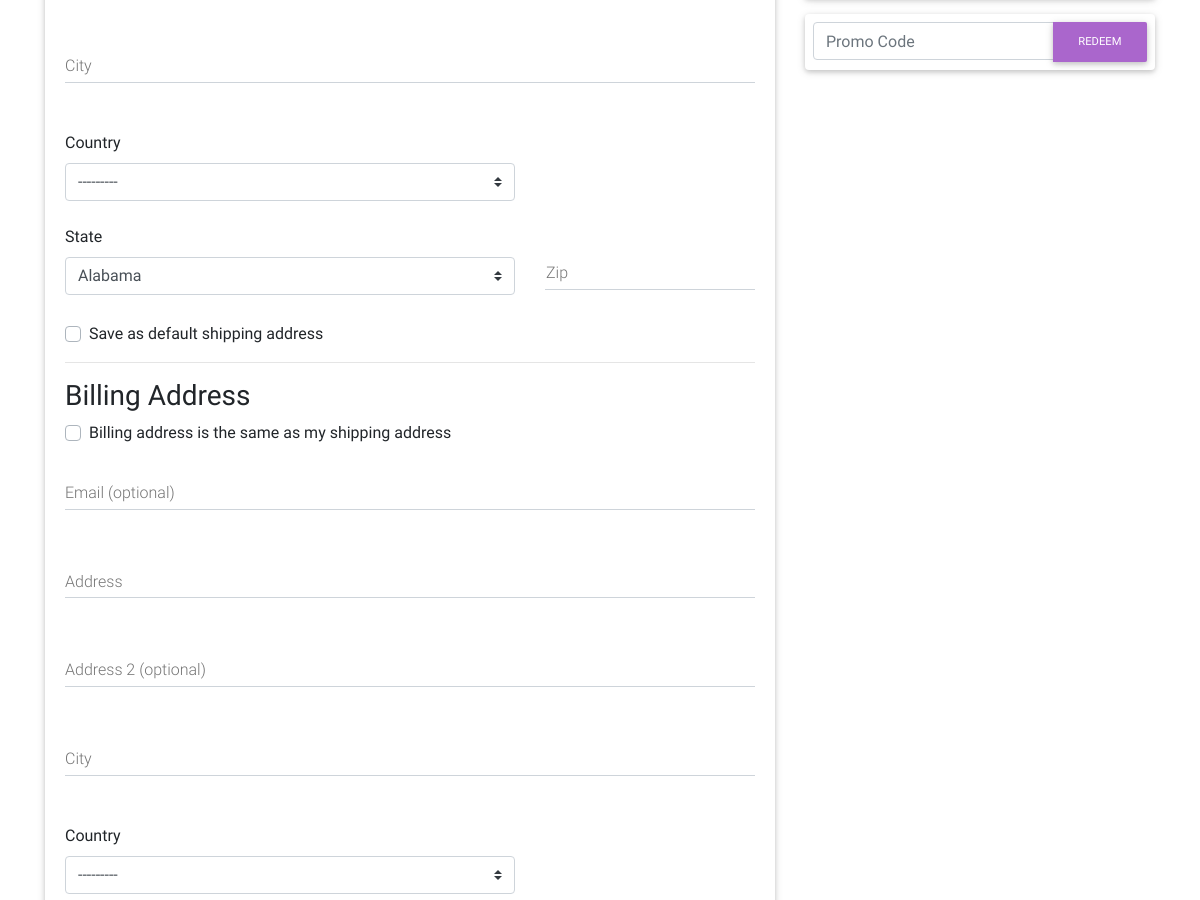
Before: /checkout/ (signed in, middle part) with the older database file.
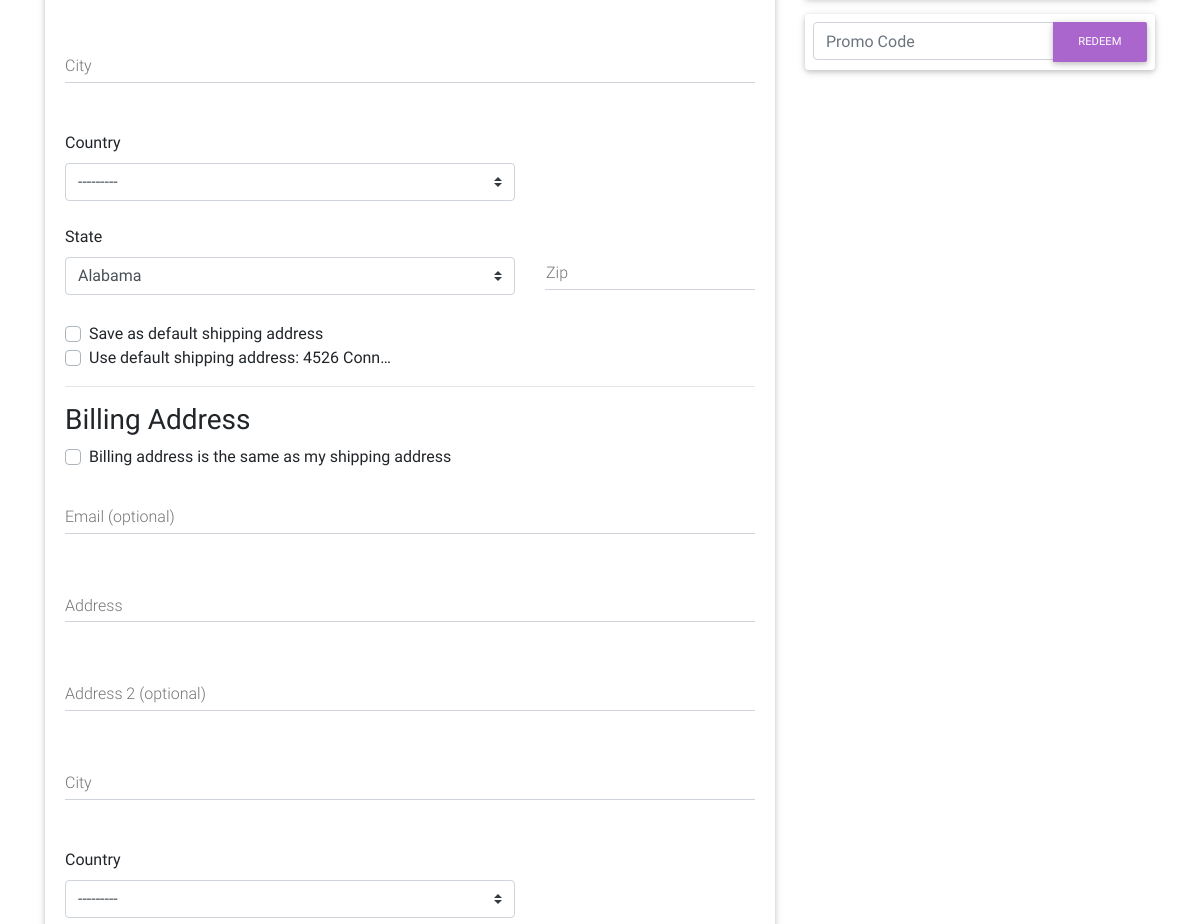
After: the same page with the newer database file.
### core/models.py (models this page shows, shortened)
class Address(models.Model):
    user = models.ForeignKey(settings.AUTH_USER_MODEL, on_delete=models.CASCADE, related_name="address")
    email = models.EmailField(max_length=200, null=True)
    street_address = models.CharField(max_length=100)
    apartment_address = models.CharField(max_length=100, blank=True)
    city = models.CharField(max_length=100)
    country = CountryField(multiple=False)
    state = models.CharField(max_length=100)
    zip_address = models.CharField(max_length=100)
    address_type = models.CharField(choices=ADDRESS_CHOICES, max_length=1)
    default = models.BooleanField(default=False)
    def __str__(self):
        return f"{self.street_address}, {self.state}"
    class Meta:
        verbose_name_plural = "Addresses"

### core/views.py (the view, shortened to what this page needs)
# urls.py: path('checkout/', CheckoutView.as_view(), name='checkout'),
class CheckoutView(View):
    template_name = "checkout.html"
    context = {}
    def get(self, *args, **kwargs):
        try:
            order = Order.objects.get(user=self.request.user, ordered=False)
            form = CheckoutForm()
            self.context = {
                'form':form,
                'couponform':CouponForm(),
                'order':order,
                'DISPLAY_COUPON_FORM': True
            }
            shipping_address_qs = Address.objects.filter(
                user=self.request.user,
                address_type="S",
                default=True
            )
            if shipping_address_qs:
                self.context.update({'default_shipping_address': shipping_address_qs[0]})
            print(order.billing_address)
            return render(self.request, self.template_name, self.context)
        except:
            messages.error(self.request, 'You do not have any order')
            return redirect('core:checkout')

### core/forms.py
class CouponForm(forms.Form):
    code = forms.CharField(widget=forms.TextInput(attrs={
        'class':'form-control',
        'placeholder':'Promo Code',
        'aria-label':'Recipient\'s username',
        'aria-describedby':'basic-addon2'
    }))

### core/models.py (called while the page is built)
    def get_absolute_url(self):
        return reverse("core:product", kwargs={
            'slug': self.slug
        })

    def get_total_item_price(self):
        return self.quantity * self.item.price

    def get_final_total_item_price(self):
        if self.item.discount_price:
            return self.get_total_item_discount_price()
        return self.get_total_item_price()

    def total_order_price(self):
        total = 0
        for item in self.items.all():
            total+=item.get_final_total_item_price()
        return total

    def discount_amount(self):
        if self.coupon:
            amount = self.total_order_price() * (self.coupon.amount/100)
            return amount
        return 0

    def total_order_price_with_discount(self):
        return self.total_order_price() - self.discount_amount()

### templates/checkout.html (shortened to what this page needs)
{% extends "base.html" %}
{% load static %}
{% load crispy_forms_tags %}
{% block content %}
  <main class="mt-5 pt-4">
    <div class="container wow fadeIn">
      <div class="row">
        <div class="col-md-8 mb-4">
          <div class="card">
            <form method="POST" class="card-body">
              <div class="" id="shipping_form">
                <div class="md-form mb-5">
                  <input type="text" id="shipping_city" name="shipping_city" class="form-control">
                  <label for="shipping_city" class="">City</label>
                </div>
                <div class="row">
                  <div class="col-md-8 mb-4">
                    <label for="shipping_country">Country</label>
                    {{ form.shipping_country }}
                  </div>
                  <div class="col-md-8 mb-4">
                    <label for="shipping_state">State</label>
                    {{ form.shipping_state }}
                  </div>
                  <div class="md-form col-md-4 mb-4">
                    <label for="shipping_zip" class="ml-3">Zip</label>
                    <input type="text" class="form-control" id="shipping_zip" name="shipping_zip">
                  </div>
                </div>
                <div class="custom-control custom-checkbox">
                  <label class="custom-control-label" for="set_default_shipping">Save as default shipping address</label>
                </div>
              </div>
              {% if default_shipping_address %}
              <div class="custom-control custom-checkbox">
                <label class="custom-control-label" for="use_default_shipping">Use default shipping address: {{ default_shipping_address|truncatechars:10 }}</label>
              </div>
              {% endif %}
              <hr>
              <h3>Billing Address</h3>
              <div class="custom-control custom-checkbox">
                <label class="custom-control-label" for="same_billing_address">Billing address is the same as my shipping address</label>
              </div>
              <div class="" id="billing_form">
                <div class="md-form mb-5">
                  {{ form.email }}
                  <label for="email" class="">Email (optional)</label>
                </div>
                <div class="md-form mb-5">
                  <input type="text" id="billing_address" name="billing_address" class="form-control">
                  <label for="billing_address" class="">Address</label>
                </div>
                <div class="md-form mb-5">
                  <input type="text" id="billing_address2" name="billing_address2" class="form-control">
                  <label for="billing_address2" class="">Address 2 (optional)</label>
                </div>
                <div class="md-form mb-5">
                  <input type="text" id="billing_city" name="billing_city" class="form-control">
                  <label for="billing_city" class="">City</label>
                </div>
                <div class="row">
                  <div class="col-md-8 mb-4">
                    <label for="billing_country">Country</label>
                    {{ form.billing_country }}
                  </div>
                </div>
              </div>
            </form>
          </div>
        </div>
        {% include "snippets/order-snippet.html" %}
      </div>
    </div>
  </main>
{% endblock content %}

Changed rows visible on the page:
added Address: street_address+state "4526 Conn…"
Other visible differences:
text now shown: "Use default shipping address:"
